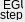
   <widget class="caFrame" name="caFrame_10">
    <property name="geometry">
     <rect>
      <x>231</x>
      <y>612</y>
      <width>25</width>
      <height>22</height>
     </rect>
    </property>
    <widget class="caLabel" name="caLabel_71">
     <property name="geometry">
      <rect>
       <x>3</x>
       <y>0</y>
       <width>20</width>
       <height>10</height>
      </rect>
     </property>
     <property name="frameShape">
      <enum>QFrame::NoFrame</enum>
     </property>
     <property name="text">
      <string>EGU</string>
     </property>
     <property name="alignment">
      <set>Qt::AlignAbsolute|Qt::AlignLeading|Qt::AlignLeft|Qt::AlignVCenter</set>
     </property>
     <property name="fontScaleMode">
      <enum>ESimpleLabel::Height</enum>
     </property>
     <property name="foreground">
      <color>
       <red>176</red>
       <green>176</green>
       <blue>176</blue>
      </color>
     </property>
     <property name="background">
      <color alpha="0">
       <red>0</red>
       <green>0</green>
       <blue>0</blue>
      </color>
     </property>
    </widget>
    <widget class="caLabel" name="caLabel_72">
     <property name="geometry">
      <rect>
       <x>0</x>
       <y>10</y>
       <width>24</width>
       <height>10</height>
      </rect>
     </property>
     <property name="frameShape">
      <enum>QFrame::NoFrame</enum>
     </property>
     <property name="text">
      <string>step</string>
     </property>
     <property name="alignment">
      <set>Qt::AlignAbsolute|Qt::AlignLeading|Qt::AlignLeft|Qt::AlignVCenter</set>
     </property>
     <property name="fontScaleMode">
      <enum>ESimpleLabel::Height</enum>
     </property>
     <property name="foreground">
      <color>
       <red>176</red>
       <green>176</green>
       <blue>176</blue>
      </color>
     </property>
     <property name="background">
      <color alpha="0">
       <red>0</red>
       <green>0</green>
       <blue>0</blue>
      </color>
     </property>
    </widget>
    <widget class="caPolyLine" name="caPolyLine_12">
     <property name="geometry">
      <rect>
       <x>1</x>
       <y>10</y>
       <width>22</width>
       <height>1</height>
      </rect>
     </property>
     <property name="foreground">
      <color>
       <red>0</red>
       <green>0</green>
       <blue>0</blue>
      </color>
     </property>
     <property name="linestyle" stdset="0">
      <enum>caPolyLine::Solid</enum>
     </property>
     <property name="lineColor">
      <color>
       <red>0</red>
       <green>0</green>
       <blue>0</blue>
      </color>
     </property>
     <property name="xyPairs" stdset="0">
      <string>0,0;22,0</string>
     </property>
     <property name="fillstyle" stdset="0">
      <enum>caPolyLine::Filled</enum>
     </property>
    </widget>
   </widget>
